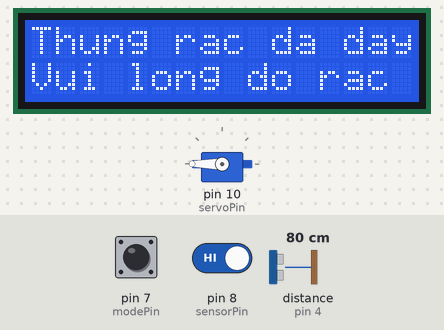
Recording of a sketch running on a simulated Arduino Uno, built with avr-gcc and run on an emulated ATmega328P. Parts: servo, 16×2 character LCD. Inputs (shaded band) come from the test bench; at power-on: pin 7 (modePin) HIGH, pin 8 (sensorPin) HIGH, distance to the obstacle (sensor on pin 4) 80 cm. The echo pulse lasts 58.3 µs per cm; what the sketch prints to the serial monitor is not drawn.

Above: at 1.2 s.
1.3 s: pin 7 (modePin) pulled LOW for 0.15 s
At 1.68 s:
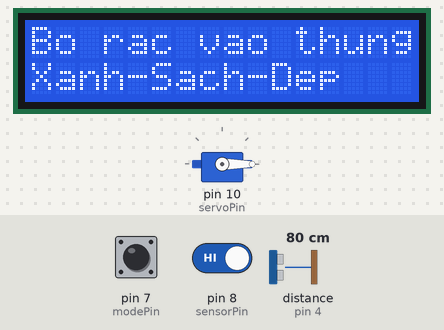
3.3 s: pin 7 (modePin) pulled LOW for 3.2 s
At 7.2 s:
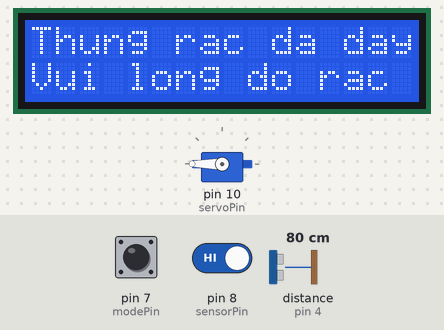
8.3 s: pin 7 (modePin) driven LOW and pin 8 (sensorPin) driven LOW
At 9.9 s:
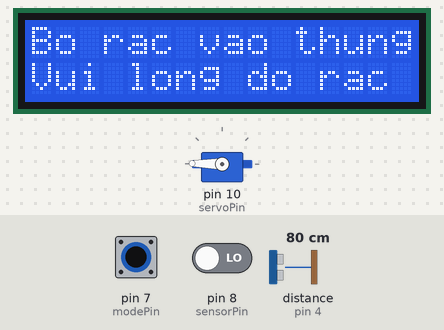
15.2 s: pin 7 (modePin) driven HIGH
At 17.7 s:
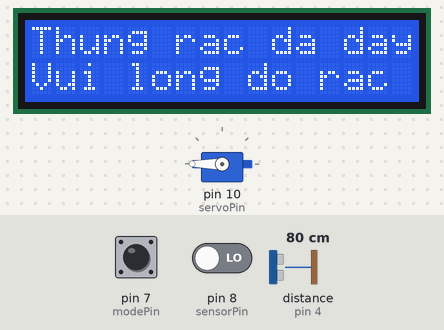
Timing chart, 0 to 19.2 s (numbered marks = the images above; inputs shaded):
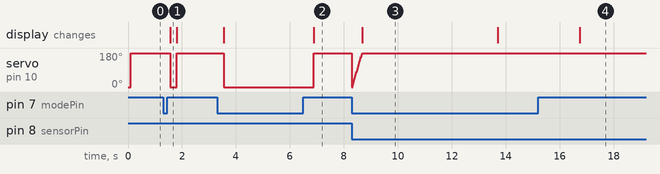

Measured:
- after the input at 1.3 s, servo on pin 10 (servoPin): 180° → 0° after 0.27 s, → 180° 0.24 s later; the display: changes after 0.27 s (image 1)
- after the input at 3.3 s, servo on pin 10 (servoPin): 180° → 0° after 0.25 s, → 180° 3.3 s later; the display: first changes after 0.25 s (image 2 shows a later state)
- after the input at 8.3 s, the display: changes after 0.39 s (image 3)
- after the input at 15.2 s, the display: changes after 1.5 s (image 4)
- what the display in image 3 shows lasts 5.0 s, from 8.7 s to 13.7 s

The sketch:

tra_code.ino
```cpp
#define echoPin 4 // attach pin D2 Arduino to pin Echo of HC-SR04
#define trigPin 5 //attach pin D3 Arduino to pin Trig of HC-SR04

#include <Servo.h>
#include <LiquidCrystal_I2C.h>


//khai bao cac servo su dung
Servo servo1;
LiquidCrystal_I2C lcd(0x27, 16, 2); //lcd i2c 16x2

// defines variables
long duration; // variable for the duration of sound wave travel
int distance = 11;
int servoPin = 10;
int sensorPin = 8;
int modePin = 7;

int nguongFull = 10;

void setup() {
  pinMode(trigPin, OUTPUT); // Sets the trigPin as an OUTPUT
  pinMode(echoPin, INPUT); // Sets the echoPin as an INPUT
  pinMode(echoPin, INPUT); // Sets the echoPin as an INPUT
  Serial.begin(9600); // // Serial Communication is starting with 9600 of baudrate speed
  Serial.println("Ultrasonic Sensor HC-SR04 Test"); // print some text in Serial Monitor
  Serial.println("with Arduino UNO R3");
  servo1.attach(servoPin);
  servo1.write(0);

//lcd init
  lcd.init();
  // bat led nen
  lcd.backlight();
}
void loop() {

if(digitalRead(modePin) == LOW)
{
  if(digitalRead(8) == LOW && distance >= nguongFull)
  {
    for(int i = 0; i < 180; i++)
    {
      servo1.write(i);
      delay(2);
    }
      lcd.setCursor(0, 0);
      lcd.print("Bo rac vao thung");
      delay(5000);
      lcd.setCursor(0, 1);
      lcd.print("Xin cam on !   ");
      delay(3000);
  }
  else
  {

    readDistance(distance);
    if(distance < nguongFull)
    {
      lcd.setCursor(0, 0);
      servo1.write(0);
      lcd.print("Thung rac da day");
      lcd.setCursor(0, 1);
      lcd.print("Vui long do rac");
    }
    else
    {
      lcd.setCursor(0, 0);
      lcd.print("Bo rac vao thung");
      lcd.setCursor(0, 1);
      lcd.print("Xanh-Sach-Dep     ");
      servo1.write(0);
      readDistance(distance);
      Serial.println(distance);
    }
  }
}
else
{
  lcd.setCursor(0, 0);
  //in ra man hinh
  lcd.print("Thung rac da day");
  lcd.setCursor(0, 1);
  //in ra man hinh
  lcd.print("Vui long do rac");
  servo1.write(180);
}
}

void readDistance(int &distance)
{
  digitalWrite(trigPin, LOW);
  delayMicroseconds(2);
  digitalWrite(trigPin, HIGH);
  delayMicroseconds(10);
  digitalWrite(trigPin, LOW);
  duration = pulseIn(echoPin, HIGH);
  distance = duration * 0.034 / 2;
  delay(200);
}
```
